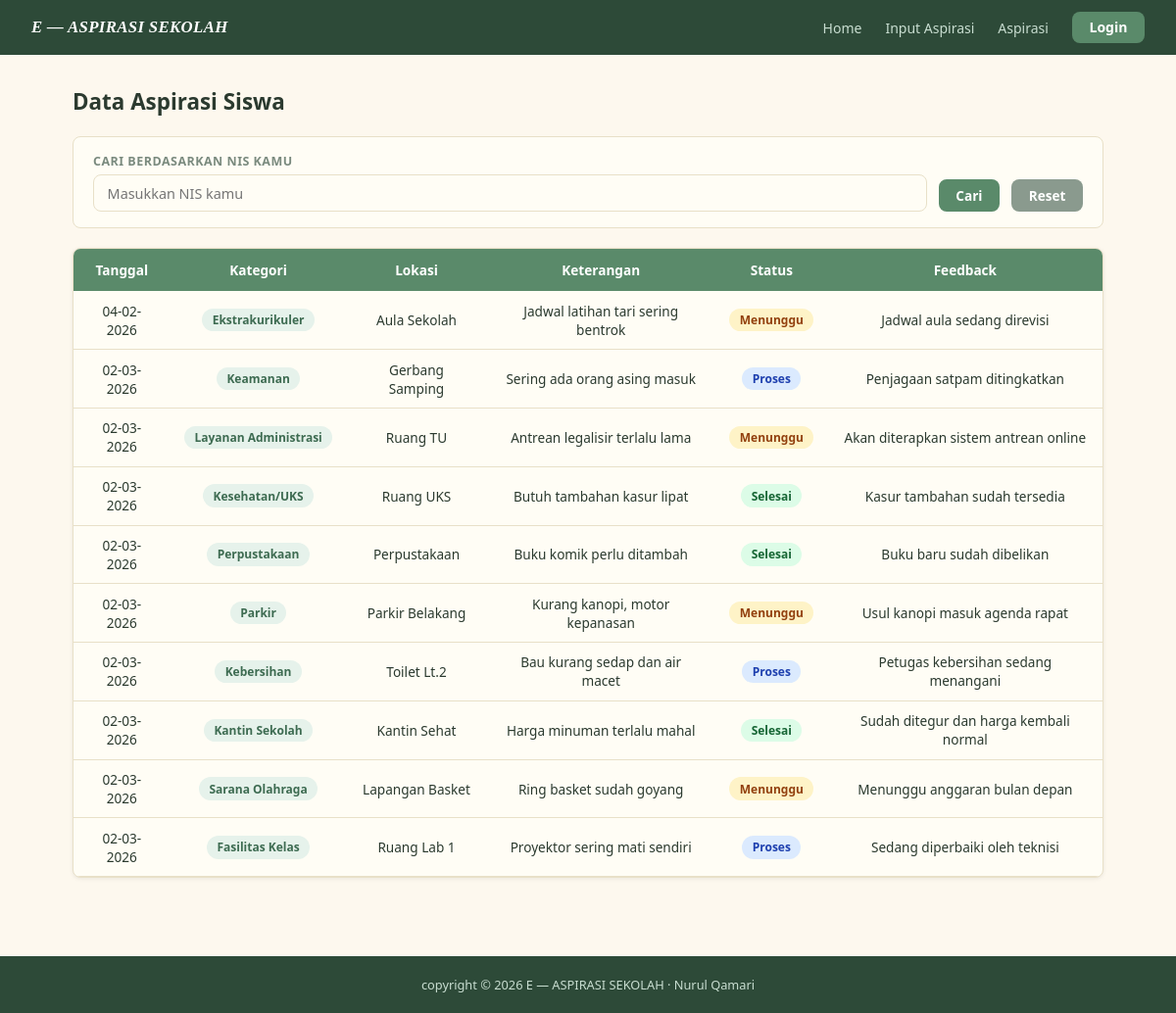
The app's page /views/aspirasi.php with its own data.
### tables this page shows
CREATE TABLE `input_aspirasi` (
  `id_pelaporan` int NOT NULL,
  `nis` int NOT NULL,
  `id_kategori` int NOT NULL,
  `lokasi` varchar(50) NOT NULL,
  `ket` varchar(50) NOT NULL,
  `created_at` datetime NOT NULL DEFAULT CURRENT_TIMESTAMP ON UPDATE CURRENT_TIMESTAMP
);

CREATE TABLE `kategori` (
  `id_kategori` int NOT NULL,
  `ket_kategori` varchar(30) NOT NULL
);

CREATE TABLE `aspirasi` (
  `id_aspirasi` int NOT NULL,
  `status` enum('menunggu','proses','selesai') NOT NULL,
  `id_pelaporan` int NOT NULL,
  `feedback` text NOT NULL
);

### views/aspirasi.php (the view, shortened to what this page needs)
<?php
require_once '../config/db.php';
$isAdmin = isset($_SESSION['role']) && $_SESSION['role'] === 'admin';
$query = "SELECT
            input_aspirasi.id_pelaporan,
            input_aspirasi.nis,
            siswa.kelas,
            kategori.ket_kategori,
            input_aspirasi.lokasi,
            input_aspirasi.ket,
            input_aspirasi.created_at AS tanggal,
            aspirasi.status,
            aspirasi.feedback
          FROM input_aspirasi
          JOIN siswa ON input_aspirasi.nis = siswa.nis
          JOIN kategori ON input_aspirasi.id_kategori = kategori.id_kategori
          LEFT JOIN aspirasi ON input_aspirasi.id_pelaporan = aspirasi.id_pelaporan
          ORDER BY input_aspirasi.id_pelaporan DESC";
$result = mysqli_query($conn, $query);
$aspirasi = [];
while ($row = mysqli_fetch_assoc($result)) {
  $row['tanggal'] = date('d-m-Y', strtotime($row['tanggal']));
  $aspirasi[] = $row;
}
$filter_bulan    = $_GET['bulan']  ?? '';
$filter_tahun    = $_GET['tahun']  ?? '';
$filter_tgl_dari = $_GET['dari']   ?? '';
$filter_tgl_smp  = $_GET['sampai'] ?? '';
$search_nis      = $_GET['nis']    ?? '';
$filtered = array_values(array_filter($aspirasi, function ($row) use (
  $filter_bulan,
  $filter_tahun,
  $filter_tgl_dari,
  $filter_tgl_smp,
  $search_nis,
  $isAdmin,
) {
  $ts = $row['_ts'];
  if ($filter_bulan && date('m', $ts) !== str_pad($filter_bulan, 2, '0', STR_PAD_LEFT)) return false;
  if ($filter_tahun && date('Y', $ts) !== $filter_tahun) return false;
  if ($filter_tgl_dari && $ts < strtotime($filter_tgl_dari . ' 00:00:00')) return false;
  if ($filter_tgl_smp  && $ts > strtotime($filter_tgl_smp  . ' 23:59:59')) return false;
  if ($search_nis) {
    if (!$isAdmin) {
      if ($row['nis'] != $search_nis) return false;
    }
    else {
      $q = strtolower($search_nis);
      if (
        strpos(strtolower((string)$row['nis']), $q) === false
        && stripos($row['kelas'], $q) === false
        && stripos($row['ket_kategori'], $q) === false
      ) return false;
    }
  }
  return true;
}));
?>
<!DOCTYPE html>
<html lang="id">
<head>
  <link rel="stylesheet" href="../css/style.css">
</head>
<body>
  <?php include_once '../includes/navbar.php'; ?>
  <div class="container">
    <div class="page-title">Data Aspirasi Siswa</div>
    <?php if (!$isAdmin): ?>
      <form method="GET" class="nisn-search">
        <div class="filter-group">
          <label>Cari berdasarkan NIS kamu</label>
          <input type="number" name="nis" class="form-control"
            placeholder="Masukkan NIS kamu"
            value="<?= htmlspecialchars($search_nis) ?>">
        </div>
        <button type="submit" class="btn btn-primary">Cari</button>
        <a href="aspirasi.php" class="btn btn-secondary">Reset</a>
      </form>
    <?php endif; ?>
    <div class="card" style="padding:0;overflow:hidden;">
      <div class="table-wrap">
        <table class="asp-table">
          <thead>
            <tr>
              <?php if ($isAdmin): ?>
                <th>NIS</th>
                <th>Kelas</th>
                <th>Kategori</th>
                <th>Lokasi</th>
                <th>Keterangan</th>
                <th>Status</th>
                <th>Feedback</th>
                <th>Tanggal</th>
                <th>Aksi</th>
              <?php else: ?>
                <th>Tanggal</th>
                <th>Kategori</th>
                <th>Lokasi</th>
                <th>Keterangan</th>
                <th>Status</th>
                <th>Feedback</th>
              <?php endif; ?>
            </tr>
          </thead>
          <tbody id="tbody">
            <?php foreach ($filtered as $row): ?>
              <tr>
                <?php if ($isAdmin): ?>
                  <td><?= htmlspecialchars($row['nis']) ?></td>
                  <td><?= htmlspecialchars($row['kelas']) ?></td>
                  <td><span class="badge-kat"><?= htmlspecialchars($row['ket_kategori']) ?></span></td>
                  <td><?= htmlspecialchars($row['lokasi']) ?></td>
                  <td><?= htmlspecialchars(mb_strimwidth($row['ket'], 0, 50, '…')) ?></td>
                  <td><span class="badge badge-<?= $row['status'] ?>"><?= ucfirst($row['status']) ?></span></td>
                  <td><?= $row['feedback'] ? htmlspecialchars(mb_strimwidth($row['feedback'], 0, 60, '…')) : '—' ?></td>
                  <td><?= $row['tanggal'] ?></td>
                  <td>
                    <button class="btn-update" onclick='openModal(<?= htmlspecialchars(json_encode($row)) ?>)'>Kelola</button>
                  </td>
                <?php else: ?>
                  <td><?= $row['tanggal'] ?></td>
                  <td><span class="badge-kat"><?= htmlspecialchars($row['ket_kategori']) ?></span></td>
                  <td><?= htmlspecialchars($row['lokasi']) ?></td>
                  <td><?= htmlspecialchars(mb_strimwidth($row['ket'], 0, 50, '…')) ?></td>
                  <td><span class="badge badge-<?= $row['status'] ?>"><?= ucfirst($row['status']) ?></span></td>
                  <td><?= $row['feedback'] ? htmlspecialchars($row['feedback']) : '—' ?></td>
                <?php endif; ?>
              </tr>
            <?php endforeach; ?>
          </tbody>
        </table>
      </div>
    </div>
  </div>
  <?php include_once '../includes/footer.php'; ?>
</body>
</html>

### includes/navbar.php
<?php $isAdmin = isset($_SESSION['role']) && $_SESSION['role'] === 'admin';
?>
<nav class="navbar" id="navbar">
    <a href="/index.php" class="nav-brand">E — ASPIRASI SEKOLAH<?= $isAdmin ? '<small style="font-size:0.65rem;opacity:0.6;font-style:normal">(Admin)</small>' : '' ?></a>
    <ul class="nav-links">
        <li><a href="/index.php">Home</a></li>
        <li><a href="/views/input.php">Input Aspirasi</a></li>
        <li><a href="/views/aspirasi.php">Aspirasi</a></li>
        <?php if ($isAdmin) { ?>
            <li><a href="/views/kategori.php">Kategori</a></li>
            <li><a href="/views/siswa.php">Siswa</a></li>
            <li><a href="/logout.php">Logout</a></li>
        <?php } else { ?>
            <li><a href="/login.php" class="btn-login">Login</a></li>
        <?php } ?>
    </ul>
</nav>

### includes/footer.php
<footer>copyright © 2026 E — ASPIRASI SEKOLAH · Nurul Qamari</footer>

### css/style.css (style rules this page uses)
:root { --primary: #5a8a6a; --primary-dark: #3d6b51; --primary-light: #e6f2eb; --secondary: #8a9a8e; --bg: #fdf8ee; --bg-white: #fffdf5; --text-dark: #2b3a2f; --text-muted: #7a8a7e; --border: #e8e0c8; --nav-bg: #2d4a38; --nav-text: #c8ddd0; --success: #16a34a; --warning: #d97706; --info: #2563eb; --danger: #dc2626; --radius: 8px; --shadow: 0 1px 4px rgba(0, 0, 0, 0.08); --font: 'Segoe UI', sans-serif; --font-nav: Georgia, 'Times New Roman', serif; }
* { box-sizing: border-box; margin: 0; padding: 0; }
body { font-family: var(--font); background: var(--bg); color: var(--text-dark); font-size: 14px; display: flex; flex-direction: column; min-height: 100vh; }
.navbar { background: var(--nav-bg); padding: 0 2rem; height: 56px; display: flex; align-items: center; justify-content: space-between; position: sticky; top: 0; z-index: 100; }
.nav-brand { color: #fff; font-family: var(--font-nav); font-size: 1.05rem; font-weight: 700; letter-spacing: 0.02em; text-decoration: none; font-style: italic; }
.nav-links { display: flex; align-items: center; gap: 1.5rem; list-style: none; }
.nav-links a { color: var(--nav-text); text-decoration: none; font-size: 0.875rem; transition: color 0.2s; }
.btn-login { background: var(--primary); color: #fff !important; padding: 0.4rem 1.1rem; border-radius: var(--radius); font-weight: 600 !important; }
.container { max-width: 1100px; margin: 0 auto; padding: 2rem 1.5rem; width: 100%; flex: 1 0 auto; }
.card { background: var(--bg-white); border: 1px solid var(--border); border-radius: var(--radius); padding: 1.5rem; box-shadow: var(--shadow); }
.btn { display: inline-block; padding: 0.45rem 1.1rem; border-radius: var(--radius); border: none; cursor: pointer; font-family: var(--font); font-size: 0.85rem; font-weight: 600; text-decoration: none; transition: opacity 0.2s, transform 0.1s; }
.btn-primary { background: var(--primary); color: #fff; }
.btn-secondary { background: var(--secondary); color: #fff; }
.form-control { width: 100%; padding: 0.55rem 0.85rem; border: 1px solid var(--border); border-radius: var(--radius); font-family: var(--font); font-size: 0.9rem; color: var(--text-dark); background: var(--bg-white); outline: none; transition: border-color 0.2s; }
.table-wrap { overflow-x: auto; }
table { width: 100%; border-collapse: collapse; font-size: 0.85rem; }
thead tr { background: var(--primary); color: #fff; }
thead th { padding: 0.75rem 0.9rem; text-align: center; font-weight: 600; white-space: nowrap; }
tbody td { padding: 0.65rem 0.9rem; border-bottom: 1px solid var(--border); text-align: center; vertical-align: middle; }
.badge { display: inline-block; padding: 0.2rem 0.65rem; border-radius: 100px; font-size: 0.75rem; font-weight: 600; }
.badge-menunggu { background: #fef3c7; color: #92400e; }
.badge-proses { background: #dbeafe; color: #1e40af; }
.badge-selesai { background: #dcfce7; color: #166534; }
.page-title { font-size: 1.4rem; font-weight: 700; color: var(--text-dark); margin-bottom: 1.25rem; }
.filter-group { display: flex; flex-direction: column; gap: 0.3rem; flex: 1; min-width: 140px; }
.filter-group label { font-size: 0.78rem; font-weight: 600; color: var(--text-muted); text-transform: uppercase; letter-spacing: 0.04em; }
footer { text-align: center; padding: 1.25rem 2rem; background: var(--nav-bg); color: var(--nav-text); font-size: 0.8rem; margin-top: 3rem; }
.nisn-search { background: var(--bg-white); border: 1px solid var(--border); border-radius: var(--radius); padding: 1rem 1.25rem; margin-bottom: 1.25rem; display: flex; gap: 0.75rem; align-items: flex-end; flex-wrap: wrap; }
.nisn-search .filter-group { flex: 1; min-width: 200px; }
.asp-table { width: 100%; }
.badge-kat { display: inline-block; background: var(--primary-light); color: var(--primary-dark); font-size: 0.75rem; font-weight: 600; padding: 0.2rem 0.65rem; border-radius: 100px; white-space: nowrap; }

### records on screen
input_aspirasi: tanggal "04-02-2026", id_kategori.ket_kategori "Ekstrakurikuler", lokasi "Aula Sekolah", ket "Jadwal latihan tari sering bentrok", aspirasi.status "Menunggu", aspirasi.feedback "Jadwal aula sedang direvisi"
input_aspirasi: tanggal "02-03-2026", id_kategori.ket_kategori "Keamanan", lokasi "Gerbang Samping", ket "Sering ada orang asing masuk", aspirasi.status "Proses", aspirasi.feedback "Penjagaan satpam ditingkatkan"
input_aspirasi: tanggal "02-03-2026", id_kategori.ket_kategori "Layanan Administrasi", lokasi "Ruang TU", ket "Antrean legalisir terlalu lama", aspirasi.status "Menunggu", aspirasi.feedback "Akan diterapkan sistem antrean online"
input_aspirasi: tanggal "02-03-2026", id_kategori.ket_kategori "Kesehatan/UKS", lokasi "Ruang UKS", ket "Butuh tambahan kasur lipat", aspirasi.status "Selesai", aspirasi.feedback "Kasur tambahan sudah tersedia"
input_aspirasi: tanggal "02-03-2026", id_kategori.ket_kategori "Perpustakaan", lokasi "Perpustakaan", ket "Buku komik perlu ditambah", aspirasi.status "Selesai", aspirasi.feedback "Buku baru sudah dibelikan"
input_aspirasi: tanggal "02-03-2026", id_kategori.ket_kategori "Parkir", lokasi "Parkir Belakang", ket "Kurang kanopi, motor kepanasan", aspirasi.status "Menunggu", aspirasi.feedback "Usul kanopi masuk agenda rapat"
input_aspirasi: tanggal "02-03-2026", id_kategori.ket_kategori "Kebersihan", lokasi "Toilet Lt.2", ket "Bau kurang sedap dan air macet", aspirasi.status "Proses", aspirasi.feedback "Petugas kebersihan sedang menangani"
input_aspirasi: tanggal "02-03-2026", id_kategori.ket_kategori "Kantin Sekolah", lokasi "Kantin Sehat", ket "Harga minuman terlalu mahal", aspirasi.status "Selesai", aspirasi.feedback "Sudah ditegur dan harga kembali normal"
input_aspirasi: tanggal "02-03-2026", id_kategori.ket_kategori "Sarana Olahraga", lokasi "Lapangan Basket", ket "Ring basket sudah goyang", aspirasi.status "Menunggu", aspirasi.feedback "Menunggu anggaran bulan depan"
input_aspirasi: tanggal "02-03-2026", id_kategori.ket_kategori "Fasilitas Kelas", lokasi "Ruang Lab 1", ket "Proyektor sering mati sendiri", aspirasi.status "Proses", aspirasi.feedback "Sedang diperbaiki oleh teknisi"
